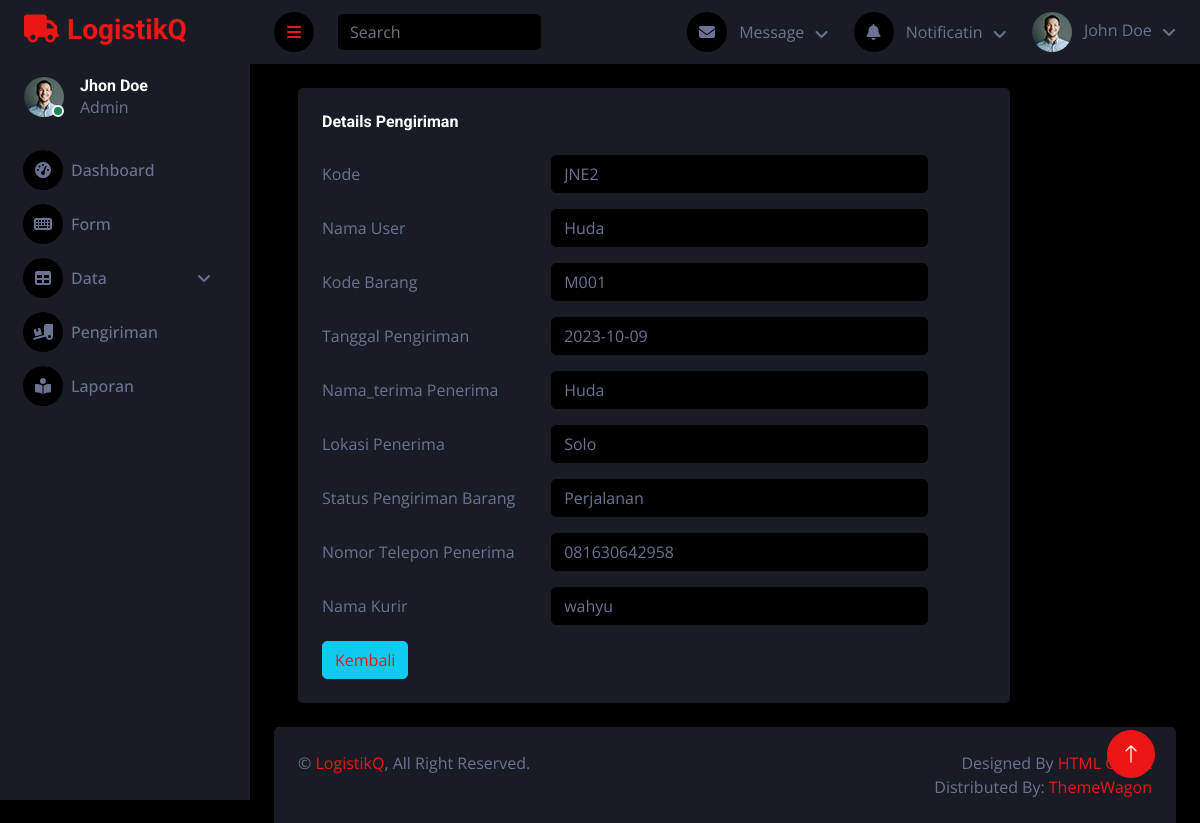
The page /LogistikQ/index.php?url=Pages/Kirim/kirim_detail&id=2 on the database its author committed.
### tables this page shows
CREATE TABLE `pengiriman` (
  `id` int(11) NOT NULL,
  `kode` varchar(45) NOT NULL,
  `id_user` int(11) NOT NULL,
  `kode_barang` varchar(45) NOT NULL,
  `tanggal` date NOT NULL,
  `nama_penerima` varchar(45) NOT NULL,
  `lokasi_tujuan` varchar(225) NOT NULL,
  `status_pengiriman` varchar(45) NOT NULL,
  `nomor_telp_penerima` varchar(45) NOT NULL,
  `kurir_id` int(11) NOT NULL
);

CREATE TABLE `user` (
  `id` int(11) NOT NULL,
  `nama` varchar(75) NOT NULL,
  `username` varchar(45) NOT NULL,
  `password` varchar(225) NOT NULL,
  `nomor_telepon` varchar(16) NOT NULL,
  `alamat` varchar(45) NOT NULL
);

CREATE TABLE `kurir` (
  `id` int(11) NOT NULL,
  `nama` varchar(45) NOT NULL,
  `nomor_telepon` varchar(45) NOT NULL,
  `jadwal` varchar(45) DEFAULT NULL
);

### LogistikQ/models/pengiriman.php (called while the page is built, shortened)
<?php
class pengiriman{
    private $koneksi;
    public function __construct() {
        global $dbh;
        $this->koneksi = $dbh;
    }
    public function getKirim($id) {
        $sql = "SELECT p.*,
                u.nama AS nama_user, k.nama AS nama_kurir
                FROM pengiriman p
                INNER JOIN user u ON u.id = p.id_user
                INNER JOIN kurir k ON k.id = p.kurir_id
                where p.id = ?";
        $ps = $this->koneksi->prepare($sql);
        $ps->execute([$id]);
        $rs = $ps->fetch();
        return $rs;
    }
}
?>

### LogistikQ/Pages/Kirim/kirim_detail.php (the view)
<?php
$id = $_REQUEST['id'];
$model = new pengiriman();
$kirim = $model->getKirim($id);
?>
<div class="container-fluid pt-4 px-4">
    <div class="col-sm-12 col-xl-10">
        <div class="bg-secondary rounded h-100 p-4">
            <h6 class="mb-4">Details Pengiriman</h6>
            <form>
                <div class="row mb-3">
                    <label for="kode" class="col-sm-4 col-form-label">Kode</label>
                    <div class="col-sm-7">
                        <input type="text" class="form-control bg-dark" id="kode" value="<?= $kirim['kode']; ?>" disabled>
                    </div>
                </div>
                <div class="row mb-3">
                    <label for="nama" class="col-sm-4 col-form-label">Nama User</label>
                    <div class="col-sm-7">
                        <input type="text" class="form-control bg-dark" id="nama" value="<?= $kirim['nama_user']; ?>" disabled>
                    </div>
                </div>
                <div class="row mb-3">
                    <label for="Kode_barang" class="col-sm-4 col-form-label">Kode Barang</label>
                    <div class="col-sm-7">
                        <input type="text" class="form-control bg-dark" id="Kode_barang" value="<?= $kirim['kode_barang']; ?>" disabled>
                    </div>
                </div>
                <div class="row mb-3">
                    <label for="tgl_kirim" class="col-sm-4 col-form-label">Tanggal Pengiriman</label>
                    <div class="col-sm-7">
                        <input type="text" class="form-control bg-dark" id="tgl_kirim" value="<?= $kirim['tanggal']; ?>" disabled>
                    </div>
                </div>
                <div class="row mb-3">
                    <label for="nama_terima" class="col-sm-4 col-form-label">Nama_terima Penerima</label>
                    <div class="col-sm-7">
                        <input type="text" class="form-control bg-dark" id="nama_terima" value="<?= $kirim['nama_penerima']; ?>" disabled>
                    </div>
                </div>
                <div class="row mb-3">
                    <label for="lokasi" class="col-sm-4 col-form-label">Lokasi Penerima</label>
                    <div class="col-sm-7">
                        <input type="text" class="form-control bg-dark" id="lokasi" value="<?= $kirim['lokasi_tujuan']; ?>" disabled>
                    </div>
                </div>
                <div class="row mb-3">
                    <label for="status" class="col-sm-4 col-form-label">Status Pengiriman Barang</label>
                    <div class="col-sm-7">
                        <input type="text" class="form-control bg-dark" id="status" value="<?= $kirim['status_pengiriman']; ?>" disabled>
                    </div>
                </div>
                <div class="row mb-3">
                    <label for="telp" class="col-sm-4 col-form-label">Nomor Telepon Penerima</label>
                    <div class="col-sm-7">
                        <input type="text" class="form-control bg-dark" id="telp" value="<?= $kirim['nomor_telp_penerima']; ?>" disabled>
                    </div>
                </div>
                <div class="row mb-3">
                    <label for="nama_kurir" class="col-sm-4 col-form-label">Nama Kurir</label>
                    <div class="col-sm-7">
                        <input type="text" class="form-control bg-dark" id="nama_kurir" value="<?= $kirim['nama_kurir']; ?>" disabled>
                    </div>
                </div>
                <button type="button" class="btn btn-info"><a href="index.php?url=Pages/Kirim/dtKirim">Kembali</a></button>
            </form>
        </div>
    </div>
</div>

### LogistikQ/css/style.css (style rules this page uses)
:root { --primary: #EB1616; --secondary: #191C24; --light: #6C7293; --dark: #000000; }
.btn { transition: .5s; }

### rows shown on the page
pengiriman: kode "JNE2", id_user.nama "Huda", kode_barang "M001", tanggal "2023-10-09", nama_penerima "Huda", lokasi_tujuan "Solo", status_pengiriman "Perjalanan", nomor_telp_penerima "081630642958", kurir.nama "wahyu"
